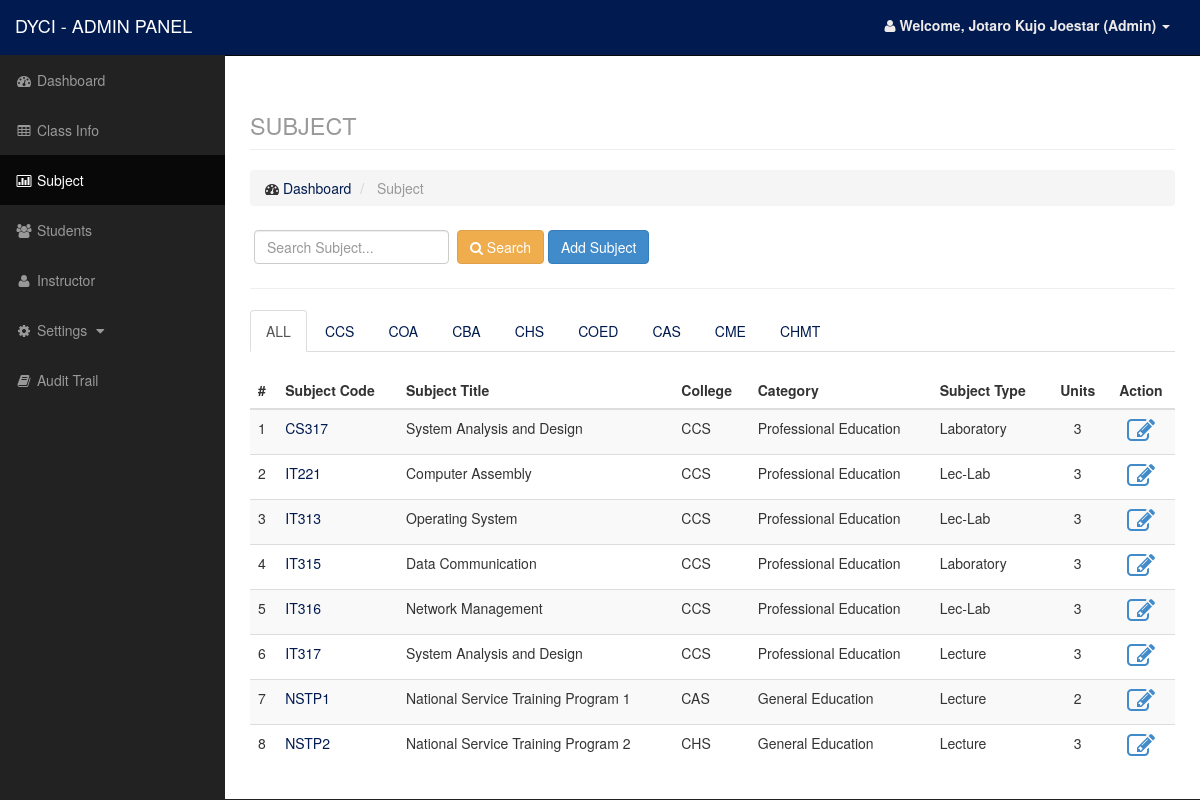
/admin/subject.php (signed in), run on the app's committed database.
### tables this page shows
CREATE TABLE `subject` (
  `id` int(11) NOT NULL,
  `code` varchar(50) NOT NULL,
  `title` varchar(50) NOT NULL,
  `college` varchar(50) NOT NULL,
  `category` varchar(100) NOT NULL,
  `type` varchar(100) NOT NULL,
  `unit` int(1) NOT NULL
);

### admin/data/data_model.php (called while the page is built, shortened)
<?php
$data = new Data();
class Data
{
    function getsubject($search)
    {
        $q = "select * from subject where code like '%$search%' or title like '%$search%' or college like '%$search%' or category like '%$search%' or type like '%$search%' or unit like '%$search%' order by code asc";
        $r = mysql_query($q);
        return $r;
    }
}

### admin/subject.php (the view, shortened to what this page needs)
<?php
    include('include/header.php');
    include('include/sidebar.php');
    include('data/data_model.php');
    $search = isset($_POST['search']) ? $_POST['search']: null;
    $subject = $data->getsubject($search);
?>
<div id="page-wrapper">
    <div class="container-fluid">
        <div class="row">
            <div class="col-lg-12">
                <h1 class="page-header">
                    <small>SUBJECT</small>
                </h1>
                <ol class="breadcrumb">
                    <li>
                        <i class="fa fa-dashboard"></i> <a href="index.php">Dashboard</a>
                    </li>
                    <li class="active">
                        Subject
                    </li>
                </ol>
            </div>
        </div>
        <div class="row">
            <div class="col-lg-12">
                <div class="form-inline form-padding">
                    <form action="subject.php" method="post">
                        <input type="text" class="form-control" name="search" placeholder="Search Subject...">
                        <button type="submit" name="submitsearch" class="btn btn-success"><i class="fa fa-search"></i> Search</button>
                        <button type="button" class="btn btn-primary" data-toggle="modal" data-target="#addsubject">Add Subject</button>
                    </form>
                </div>
            </div>
        </div>
        <hr />
        <div class="row">
            <div class="col-lg-12">
            </div>
        </div>
        <div class="row">
            <div class="col-lg-12">
        <ul class="nav nav-tabs" role="tablist">
                    <li class="active"><a href="#data1" role="tab" data-toggle="tab">ALL</a></li>
                    <li><a href="#data2" role="tab" data-toggle="tab">CCS</a></li>
                    <li><a href="#data3" role="tab" data-toggle="tab">COA</a></li>
                    <li><a href="#data4" role="tab" data-toggle="tab">CBA</a></li>
                    <li><a href="#data5" role="tab" data-toggle="tab">CHS</a></li>
                    <li><a href="#data6" role="tab" data-toggle="tab">COED</a></li>
                    <li><a href="#data7" role="tab" data-toggle="tab">CAS</a></li>
                    <li><a href="#data8" role="tab" data-toggle="tab">CME</a></li>
                    <li><a href="#data9" role="tab" data-toggle="tab">CHMT</a></li>
                </ul>
            <div class="tab-content">
                <div class="tab-pane active" id="data1">
                    <br />
                <div class="table-responsive">
                    <table class="table table-striped">
                        <thead>
                            <tr>
                                <th>#</th>
                                <th>Subject Code</th>
                                <th>Subject Title</th>
                                <th>College</th>
                                <th>Category</th>
                                <th>Subject Type</th>
                                <th class="text-center">Units</th>
                                <th class="text-center">Action</th>
                            </tr>
                        </thead>
                        <tbody>
                            <?php $c = 1; ?>
                            <?php while($row = mysql_fetch_array($subject)): ?>
                                <tr>
                                    <td><?php echo $c;?></td>
                                    <td><a href="edit.php?type=subject&id=<?php echo $row['id']?>"><?php echo $row['code'];?></a></td>
                                    <td><?php echo $row['title'];?></td>
                                    <td><?php echo $row['college'];?></td>
                                    <td><?php echo $row['category'];?></td>
                                    <td><?php echo $row['type'];?></td>
                                    <td class="text-center"><?php echo $row['unit'];?></td>
                                    <td class="text-center">
                                        <a href="edit.php?type=subject&id=<?php echo $row['id']?>" title="update class"><i class="fa fa-edit fa-2x text-primary"></i></a>
                                </tr>
                            <?php $c++; ?>
                            <?php endwhile; ?>
                        </tbody>
                    </table>
                </div>
            </div>
        </div>
    </div>
</div>
</div>
<?php include('include/modal.php'); ?>
<?php include('include/footer.php'); ?>

### css/sb-admin.css (style rules this page uses)
body { margin-top: 100px; background-color: #222; }
@media (min-width:768px) { body { margin-top: 50px; } }
#page-wrapper { width: 100%; padding: 0; background-color: #fff; }
@media (min-width:768px) { #page-wrapper { padding: 10px; } }
input { margin: .4rem; }

### data on the page
subject: code "CS317", title "System Analysis and Design", college "CCS", category "Professional Education", type "Laboratory", unit "3"
subject: code "IT221", title "Computer Assembly", college "CCS", category "Professional Education", type "Lec-Lab", unit "3"
subject: code "IT313", title "Operating System", college "CCS", category "Professional Education", type "Lec-Lab", unit "3"
subject: code "IT315", title "Data Communication", college "CCS", category "Professional Education", type "Laboratory", unit "3"
subject: code "IT316", title "Network Management", college "CCS", category "Professional Education", type "Lec-Lab", unit "3"
subject: code "IT317", title "System Analysis and Design", college "CCS", category "Professional Education", type "Lecture", unit "3"
subject: code "NSTP1", title "National Service Training Program 1", college "CAS", category "General Education", type "Lecture", unit "2"
subject: code "NSTP2", title "National Service Training Program 2", college "CHS", category "General Education", type "Lecture", unit "3"

### other printed values
$_SESSION['name'] "Jotaro Kujo Joestar"
